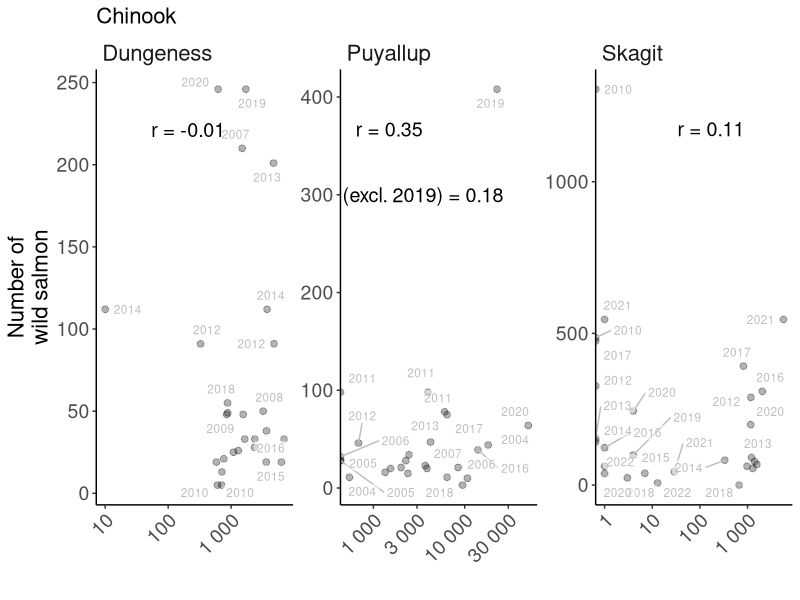
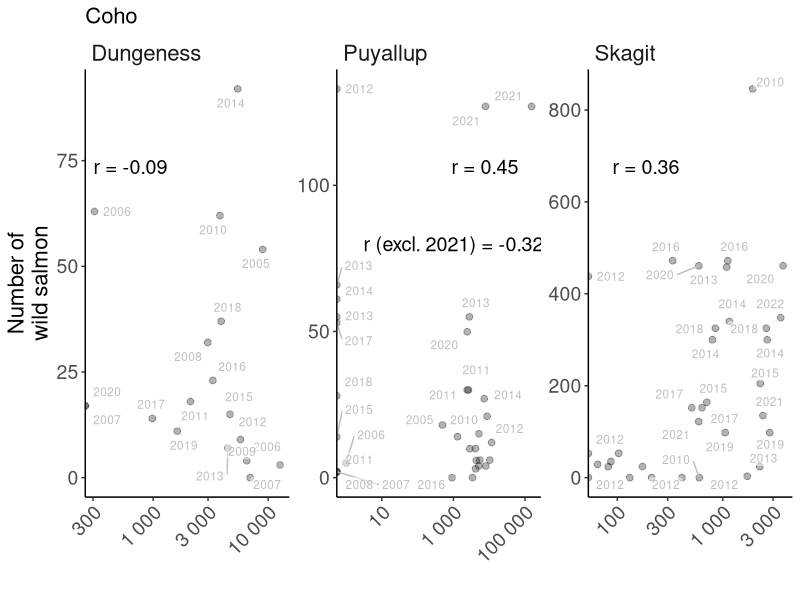
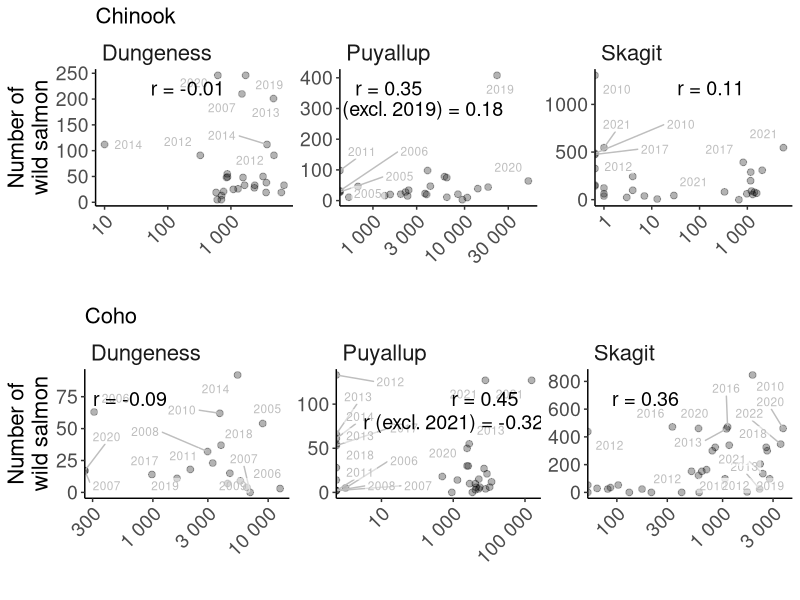
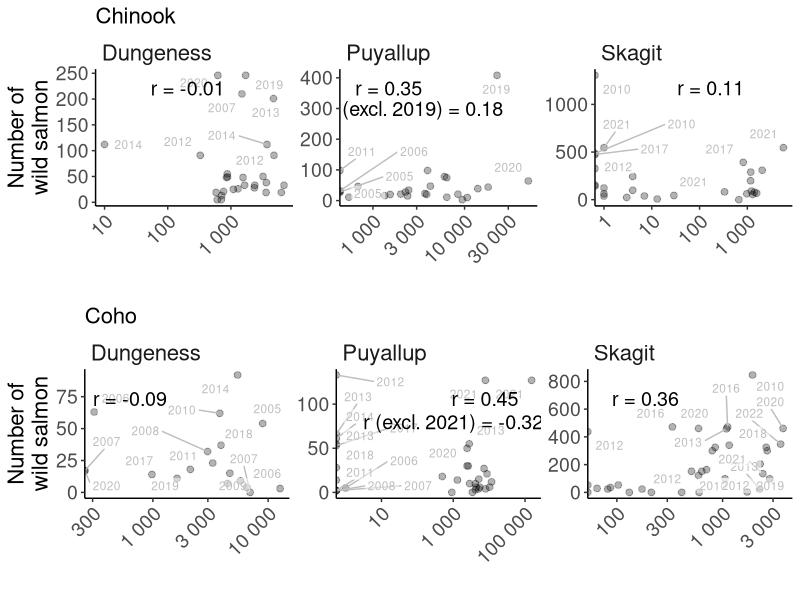

R code for these plots, in order:

library(here)
library(dplyr)
library(ggplot2)
library(tidyverse)
library(ggpubr)
library(ggrepel)
#read files

dungeness_chinook <- read.csv(here("data", "data_backup_pied_piper_r",
                                   "dungeness","unmarked_hatchery_chinook_corrected.csv"),header=TRUE)
dungeness_coho <- read.csv(here("data","data_backup_pied_piper_r",
                                "dungeness","unmarked_hatchery_coho_corrected.csv"),header=TRUE)

puyallup_chinook <- read.csv(here("puyallup", "output",
                                  "unmarked_hatchery_chinook_corrected_jan2026.csv"))

puyallup_coho <- read.csv(here("puyallup", "output",
                               "unmarked_hatchery_coho_corrected_jan2026.csv"))


skagit_chinook <- read.csv(here("data","data_backup_pied_piper_r",
                                "skagit","unmarked_hatchery_chinook_corrected.csv"),header=TRUE)

skagit_coho <- read.csv(here("data","data_backup_pied_piper_r",
                             "skagit","unmarked_hatchery_coho_corrected.csv"),header=TRUE)


#aggregate the data

colnames(dungeness_chinook)
colnames(dungeness_coho)
colnames(puyallup_chinook)
colnames(puyallup_coho)
colnames(skagit_chinook)
colnames(skagit_coho)

#make the dataframe long by pivot longer

dungeness_chinook_long <- dungeness_chinook %>% 
  mutate(river = "Dungeness", species = "chinook") %>%
  rename(Date = chinook0_dungeness_Date, unmarked = chinook0_dungeness_unmarked,
         wild = chinook0_dungeness_wild_num, hatchery = chinook0_dungeness_hatchery_num,
         unmarked_prop = chinook0_dungeness_unmarked_prop,
         wild_prop = chinook0_dungeness_wild_prop
  )

dungeness_coho_long <- dungeness_coho %>%
  mutate(river = "Dungeness", species = "coho") %>%
  rename(Date = coho1_dungeness_Date, unmarked = coho1_dungeness_unmarked,
         wild = coho1_dungeness_wild_num, hatchery = coho1_dungeness_hatchery_num,
         unmarked_prop = coho1_dungeness_unmarked_prop,
         wild_prop = coho1_dungeness_wild_prop
  )

puyallup_chinook_long <- puyallup_chinook %>%
  mutate(river = "Puyallup", species = "chinook") %>%
  rename(Date = chinook0_puyallup_Date, unmarked = chinook0_puyallup_unmarked,
         wild = chinook0_puyallup_wild_num, hatchery = chinook0_puyallup_hatchery_num,
         unmarked_prop = chinook0_puyallup_unmarked_prop,
         # wild_prop = chinook0_puyallup_wild_prop
  )

puyallup_coho_long <- puyallup_coho %>%
  mutate(river = "Puyallup", species = "coho") %>%
  rename(Date = coho1_puyallup_Date, unmarked = coho1_puyallup_unmarked,
         wild = coho1_puyallup_wild_num, hatchery = coho1_puyallup_hatchery_num,
         unmarked_prop = coho1_puyallup_unmarked_prop,
         # wild_prop = coho1_puyallup_wild_prop
  )

skagit_chinook_long <- skagit_chinook %>%
  mutate(river = "Skagit", species = "chinook") %>%
  rename(Date = chinook0_skagit_Date, unmarked = chinook0_skagit_unmarked,
         wild = chinook0_skagit_wild_num, hatchery = chinook0_skagit_hatchery_num,
         unmarked_prop = chinook0_skagit_unmarked_prop,
         wild_prop = chinook0_skagit_wild_prop
  )

skagit_coho_long <- skagit_coho %>%
  mutate(river = "Skagit", species = "coho") %>%
  rename(Date = coho1_skagit_Date, unmarked = coho1_skagit_unmarked,
         wild = coho1_skagit_wild_num, hatchery = coho1_skagit_hatchery_num,
         unmarked_prop = coho1_skagit_unmarked_prop,
         wild_prop = coho1_skagit_wild_prop
  )


unmarked_hatchery <- bind_rows(dungeness_chinook_long, dungeness_coho_long,
                               puyallup_chinook_long, puyallup_coho_long,
                               skagit_chinook_long,
                               skagit_coho_long)
#caluclate correlation between unmarked and wild for each species and river

correlations <- unmarked_hatchery %>%
  group_by(river, species) %>%
  mutate(max_unmarked = max(unmarked), max_wild = max(wild, na.rm = TRUE)) %>% 
  summarise(correlation = cor(unmarked, wild, use = "complete.obs"), max_unmarked = max(max_unmarked),
            max_wild = max(max_wild))

#also calculate correlations without Puyallup chinook 2019 data and 
#Puyallup coho 2021 data

correlations_new <- unmarked_hatchery %>%
  filter(!(species == "chinook" & river == "Puyallup" & year(Date) == 2019),
         !(species == "coho" & river == "Puyallup" & year(Date) == 2021)
  ) %>%
  group_by(river, species) %>%
  mutate(max_unmarked = max(unmarked), max_wild = max(wild, na.rm = TRUE)) %>% 
  summarise(correlation = cor(unmarked, wild, use = "complete.obs"), max_unmarked = max(max_unmarked),
            max_wild = max(max_wild))


chinook_p <- unmarked_hatchery %>%
  filter(species == "chinook") %>%
  ggplot(aes(x = unmarked, y = wild)) +
  geom_point(alpha = 0.3,size= 2) +
  #label 2019 data in Puyallup
  geom_label_repel(data = unmarked_hatchery  %>% 
              filter(species == "chinook"),# river == "Puyallup",
                     # year(Date) == "2019"),
            aes(label = year(Date)),
            fill = alpha("white", 0.5), # semi-transparent background
            colour = "gray", # solid text color
            label.size = NA, # remove border
            label.padding = 0.15, # padding around text
            size = 3
  ) +
  facet_wrap(~river, ncol = 3, scales = "free") +
  labs(x  = "", y = "Number of\nwild salmon", title = "Chinook") +
  theme_classic() +
  geom_text(data = correlations %>% filter(species == "chinook"), 
            aes(0.03 * max_unmarked,
                0.9 * max_wild,
                label = paste("r =",round(correlation,2)
                )),
            size = 5, color = "black"
  )+
  #include correlation without Puyallup 2019 data
  geom_text(data = correlations_new %>% filter(species == "chinook", river == "Puyallup"),
            aes(3000,
                300,
                label = paste("r (excl. 2019) =",round(correlation,2)
                )),
            size = 5, color = "black"
  )+
  
  #captilize the first letter of the river name
  theme(strip.background = element_blank(),
        strip.text.x = element_text(size = 16, hjust = 0),
        axis.title = element_text(size = 16),
        axis.text = element_text(size = 10),
        plot.title = element_text(size = 16),
        axis.text.x = element_text(angle = 45, hjust = 1, size = 14),
        axis.text.y = element_text(size = 14),
        title = element_text(size = 18)
  ) +
  #make x axis log scale and do not have scientific notation
  scale_x_log10(labels = scales::label_number(accuracy = 1))

chinook_p

coho_p <- unmarked_hatchery %>%
  filter(species == "coho") %>%
  ggplot(aes(x = unmarked, y = wild)) +
  geom_point(alpha = 0.3,size= 2) +
  #label 2019 data in Puyallup
  geom_label_repel(data = unmarked_hatchery %>% 
              filter(species == "coho"), 
                   # river == "Puyallup",
            # year(Date) == "2019"),
            aes(label = year(Date)),
            fill = alpha("white", 0.5), # semi-transparent background
            colour = "gray", # solid text color
            label.size = NA, # remove border
            label.padding = 0.15, size = 3
              
  ) +
  facet_wrap(~river, ncol = 3, scales = "free") +
  labs(x  = "", y = "Number of\nwild salmon", title = "Coho") +
  theme_classic() +
  geom_text(data = correlations %>% filter(species == "coho"), 
            aes(0.05 * max_unmarked,
                0.8 * max_wild,
                label = paste("r =",round(correlation,2)
                )),
            size = 5, color = "black"
  )+
  #include correlation without Puyallup 2019 data
  geom_text(data = correlations_new %>% filter(species == "coho", river == "Puyallup"),
            aes(1000,
                80,
                label = paste("r (excl. 2021) =",round(correlation,2)
                )),
            size = 5, color = "black"
  )+
  
  #captilize the first letter of the river name
  theme(strip.background = element_blank(),
        strip.text.x = element_text(size = 16, hjust = 0),
        axis.title = element_text(size = 16),
        axis.text = element_text(size = 10),
        plot.title = element_text(size = 16),
        axis.text.x = element_text(angle = 45, hjust = 1, size = 14),
        axis.text.y = element_text(size = 14),
        title = element_text(size = 18)
  ) +
  #make x axis log scale and do not have scientific notation
  scale_x_log10(labels = scales::label_number(accuracy = 1))

coho_p

#combine the plots
ggarrange(chinook_p, coho_p, ncol = 1, nrow = 2, 
          # common.legend = TRUE, legend = "bottom",
          heights = c(1,1))

ggsave(here("visualizations","output","unmarked_wild_scatter_new_new_puyallup.png"), width = 10, height = 8, units = "in")
